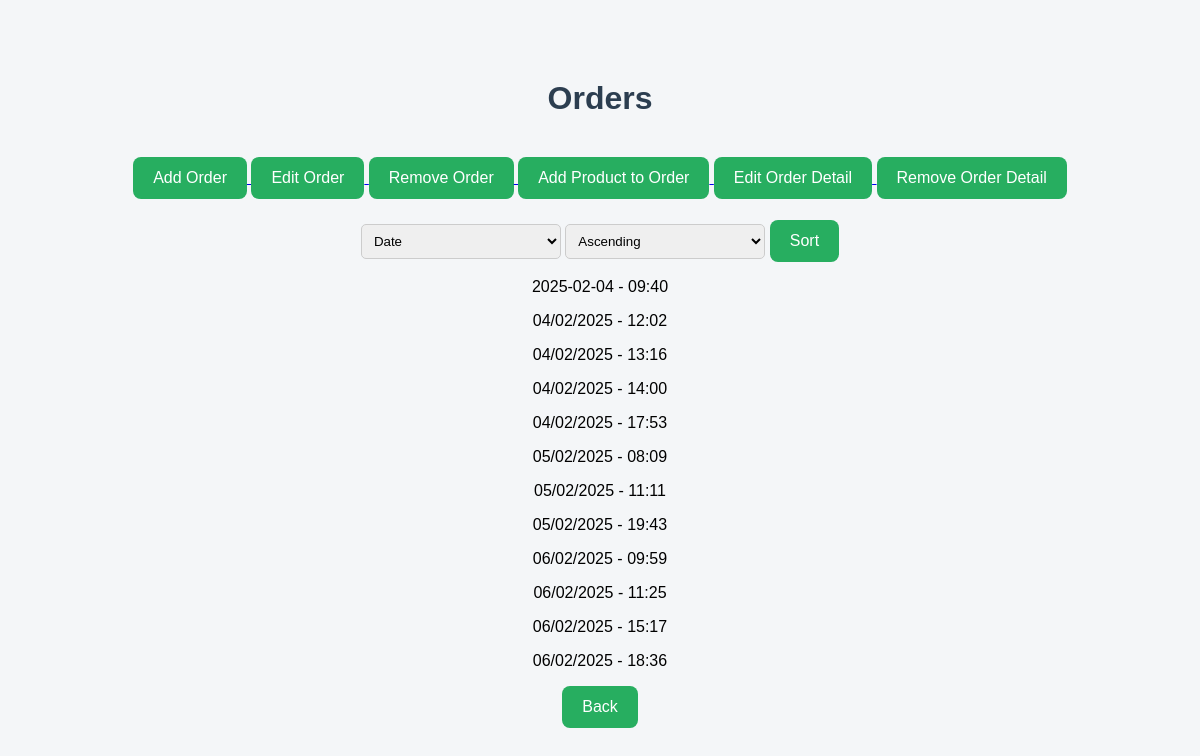
The page /orders on the database its author committed.
### tables this page shows
CREATE TABLE "Orders" (
	"Order_ID"	INTEGER,
	"Date"	TEXT,
	"Time"	TEXT,
	"Customer_ID"	INTEGER,
	PRIMARY KEY("Order_ID" AUTOINCREMENT),
	CONSTRAINT "Customer_ID" FOREIGN KEY("Customer_ID") REFERENCES "Customers"("Customer_ID")
);

### app.py (the view)
@app.route("/orders")
def orders():
    sort_by = request.args.get("sort_by")
    order = request.args.get("order")
    if sort_by not in ["Order_ID", "Date", "Time", "Customer_ID"]:
        sort_by = "Order_ID"
    if order not in ["ASC", "DESC"]:
        order = "ASC"
    query = f"""
    SELECT Order_ID, Date, Time, Customer_ID
    FROM Orders
    ORDER BY {sort_by} {order}
    """
    orders = execute_query(query, fetch=True)
    return render_template("orders.html", orders=orders)

### app.py (called while the page is built)
def get_db_connection():
	return sqlite3.connect("projektsdatabase.db", check_same_thread=False)

def execute_query(query, params=(), fetch=False):
    conn = get_db_connection()
    cursor = conn.cursor()
    cursor.execute(query, params)
    if fetch:
        data = cursor.fetchall()
    else:
        data=None
    conn.commit()
    conn.close()
    return data

### templates/orders.html (shortened to what this page needs)
<!DOCTYPE html>
<html lang="lv">
<head>
    <link rel="stylesheet" href="{{ url_for('static', filename='styles.css') }}">
</head>
<body>
<div class="container">
    <h1>Orders</h1>
    <a href="{{ url_for('add_order') }}">
        <button>Add Order</button>
    </a>
    <a href="{{ url_for('edit_order') }}">
        <button>Edit Order</button>
    </a>
    <a href="{{ url_for('remove_order') }}">
        <button>Remove Order</button>
    </a>
    <a href="{{ url_for('add_order_detail') }}">
    <button>Add Product to Order</button>
    </a>
    <a href="{{ url_for('edit_order_detail') }}">
        <button>Edit Order Detail</button>
    </a>
    <a href="{{ url_for('remove_order_detail') }}">
        <button>Remove Order Detail</button>
    </a>
<form method="GET">
    <select name="sort_by">
        <option value="Date">Date</option>
    </select>
    <select name="order">
        <option value="ASC">Ascending</option>
    </select>
    <button type="submit">Sort</button>
</form>
{% for o in orders %}
    <p>{{ o[1] }} - {{ o[2] }}</p>
{% endfor %}
    <a href="/">
        <button>Back</button>
    </a>
</div>
</body>
</html>

### static/styles.css (style rules this page uses)
body { font-family: Arial, sans-serif; background-color: #f4f6f8; margin: 0; padding: 0; }
.container { text-align: center; margin-top: 80px; }
h1 { color: #2c3e50; margin-bottom: 40px; }
button { background-color: #27ae60; color: white; border: none; padding: 12px 20px; font-size: 16px; border-radius: 8px; cursor: pointer; transition: 0.2s; }
form { margin-top: 20px; }
input, select { padding: 8px; width: 200px; margin-top: 5px; border-radius: 5px; border: 1px solid #ccc; }

### rows shown on the page
Orders: Date "2025-02-04", Time "09:40"
Orders: Date "04/02/2025", Time "12:02"
Orders: Date "04/02/2025", Time "13:16"
Orders: Date "04/02/2025", Time "14:00"
Orders: Date "04/02/2025", Time "17:53"
Orders: Date "05/02/2025", Time "08:09"
Orders: Date "05/02/2025", Time "11:11"
Orders: Date "05/02/2025", Time "19:43"
Orders: Date "06/02/2025", Time "09:59"
Orders: Date "06/02/2025", Time "11:25"
Orders: Date "06/02/2025", Time "15:17"
Orders: Date "06/02/2025", Time "18:36"
